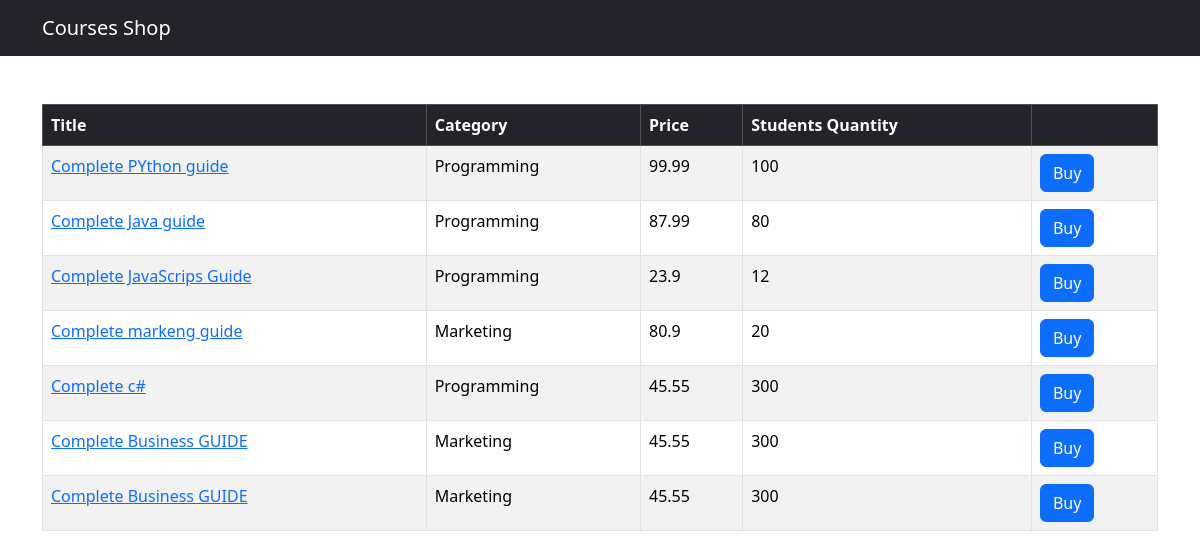
The app's page /shop/ with its own data.
### shop/models.py (models this page shows, shortened)
class Course(models.Model):
    title = models.CharField(max_length=300)
    price = models.FloatField()
    students_qty = models.IntegerField()
    reviews_qty = models.IntegerField()
    category  = models.ForeignKey(Category,on_delete=models.CASCADE)
    created_at = models.DateField(default=timezone.now)

class Category(models.Model):
    title = models.CharField(max_length=255)
    created_at = models.DateField(default=timezone.now)
    def __str__(self):
        return self.title

### shop/views.py (the view)
# urls.py: path('', index),
def index(request):
    courses = Course.objects.all()
    c = str(datetime.now())
    return render(request, 'shop/courses.html', {'courses': courses})

### templates/shop/courses.html (shortened to what this page needs)
{% extends 'base.html' %}
{% block content %}
<table class="table mt-5 table-bordered table-striped table-hover">
    <thead class="table-dark">
    <tr>
        <th>Title</th>
        <th>Category</th>
        <th>Price</th>
        <th>Students Quantity</th>
        <th></th>
    </tr>
    <tbody>
    {% for course in courses %}
    <tr>
        <td> <a href={% url "shop:single_course" course.id %}>{{ course.title }}</a> </td>
        <td>{{ course.category }}</td>
        <td>{{ course.price }}</td>
        <td>{{ course.students_qty }}</td>
        <td><button class="btn btn-primary">Buy</button></td>
    </tr>
{% endfor %}
    </tbody>
    </thead></table>
{% endblock %}

### records on screen
Course: title "Complete PYthon guide", category "Programming", price "99.99", students_qty "100"
Course: title "Complete Java guide", category "Programming", price "87.99", students_qty "80"
Course: title "Complete JavaScrips Guide", category "Programming", price "23.9", students_qty "12"
Course: title "Complete markeng guide", category "Marketing", price "80.9", students_qty "20"
Course: title "Complete c#", category "Programming", price "45.55", students_qty "300"
Course: title "Complete Business GUIDE", category "Marketing", price "45.55", students_qty "300"
Course: title "Complete Business GUIDE", category "Marketing", price "45.55", students_qty "300"
